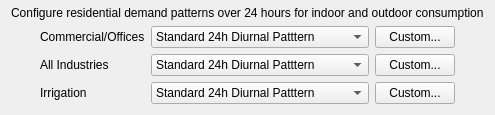
                         <widget class="QWidget" name="nres_diurnal_widget_2" native="true">
                          <property name="minimumSize">
                           <size>
                            <width>0</width>
                            <height>0</height>
                           </size>
                          </property>
                          <layout class="QGridLayout" name="gridLayout_19">
                           <property name="topMargin">
                            <number>6</number>
                           </property>
                           <item row="2" column="3">
                            <widget class="QPushButton" name="ind_dpcustom_2">
                             <property name="text">
                              <string>Custom...</string>
                             </property>
                            </widget>
                           </item>
                           <item row="1" column="1">
                            <widget class="QLabel" name="com_dp_lbl_2">
                             <property name="text">
                              <string>Commercial/Offices</string>
                             </property>
                            </widget>
                           </item>
                           <item row="2" column="2">
                            <widget class="QComboBox" name="ind_dp_2">
                             <item>
                              <property name="text">
                               <string>Standard 24h Diurnal Patttern</string>
                              </property>
                             </item>
                             <item>
                              <property name="text">
                               <string>Constant Hourly Pattern</string>
                              </property>
                             </item>
                             <item>
                              <property name="text">
                               <string>Office Hours Trapezoid (7am-7pm)</string>
                              </property>
                             </item>
                             <item>
                              <property name="text">
                               <string>After-hours Constant (6pm-6am)</string>
                              </property>
                             </item>
                             <item>
                              <property name="text">
                               <string>User-defined...</string>
                              </property>
                             </item>
                            </widget>
                           </item>
                           <item row="2" column="1">
                            <widget class="QLabel" name="ind_dp_lbl_2">
                             <property name="text">
                              <string>All Industries</string>
                             </property>
                            </widget>
                           </item>
                           <item row="1" column="3">
                            <widget class="QPushButton" name="com_dpcustom_2">
                             <property name="text">
                              <string>Custom...</string>
                             </property>
                            </widget>
                           </item>
                           <item row="1" column="2">
                            <widget class="QComboBox" name="com_dp_2">
                             <item>
                              <property name="text">
                               <string>Standard 24h Diurnal Patttern</string>
                              </property>
                             </item>
                             <item>
                              <property name="text">
                               <string>Constant Hourly Pattern</string>
                              </property>
                             </item>
                             <item>
                              <property name="text">
                               <string>Office Hours Trapezoid (7am-7pm)</string>
                              </property>
                             </item>
                             <item>
                              <property name="text">
                               <string>After-hours Constant (6pm-6am)</string>
                              </property>
                             </item>
                             <item>
                              <property name="text">
                               <string>User-defined...</string>
                              </property>
                             </item>
                            </widget>
                           </item>
                           <item row="0" column="0" colspan="5">
                            <widget class="QLabel" name="nres_diurnal_lbl_2">
                             <property name="whatsThis">
                              <string>Estimate of the annual irrigation volume per hectare</string>
                             </property>
                             <property name="text">
                              <string>Configure residential demand patterns over 24 hours for indoor and outdoor consumption</string>
                             </property>
                            </widget>
                           </item>
                           <item row="1" column="0">
                            <spacer name="horizontalSpacer_81">
                             <property name="orientation">
                              <enum>Qt::Horizontal</enum>
                             </property>
                             <property name="sizeType">
                              <enum>QSizePolicy::Fixed</enum>
                             </property>
                             <property name="sizeHint" stdset="0">
                              <size>
                               <width>20</width>
                               <height>20</height>
                              </size>
                             </property>
                            </spacer>
                           </item>
                           <item row="2" column="0">
                            <spacer name="horizontalSpacer_82">
                             <property name="orientation">
                              <enum>Qt::Horizontal</enum>
                             </property>
                             <property name="sizeType">
                              <enum>QSizePolicy::Fixed</enum>
                             </property>
                             <property name="sizeHint" stdset="0">
                              <size>
                               <width>20</width>
                               <height>20</height>
                              </size>
                             </property>
                            </spacer>
                           </item>
                           <item row="3" column="1">
                            <widget class="QLabel" name="nres_irrigate_dp_lbl_2">
                             <property name="text">
                              <string>Irrigation</string>
                             </property>
                            </widget>
                           </item>
                           <item row="3" column="2">
                            <widget class="QComboBox" name="nres_irrigate_dp_2">
                             <item>
                              <property name="text">
                               <string>Standard 24h Diurnal Patttern</string>
                              </property>
                             </item>
                             <item>
                              <property name="text">
                               <string>Constant Hourly Pattern</string>
                              </property>
                             </item>
                             <item>
                              <property name="text">
                               <string>Office Hours Trapezoid (7am-7pm)</string>
                              </property>
                             </item>
                             <item>
                              <property name="text">
                               <string>After-hours Constant (6pm-6am)</string>
                              </property>
                             </item>
                             <item>
                              <property name="text">
                               <string>User-defined...</string>
                              </property>
                             </item>
                            </widget>
                           </item>
                           <item row="3" column="3">
                            <widget class="QPushButton" name="nres_irrigate_dpcustom_2">
                             <property name="text">
                              <string>Custom...</string>
                             </property>
                            </widget>
                           </item>
                           <item row="3" column="0">
                            <spacer name="horizontalSpacer_83">
                             <property name="orientation">
                              <enum>Qt::Horizontal</enum>
                             </property>
                             <property name="sizeType">
                              <enum>QSizePolicy::Fixed</enum>
                             </property>
                             <property name="sizeHint" stdset="0">
                              <size>
                               <width>20</width>
                               <height>20</height>
                              </size>
                             </property>
                            </spacer>
                           </item>
                          </layout>
                         </widget>
